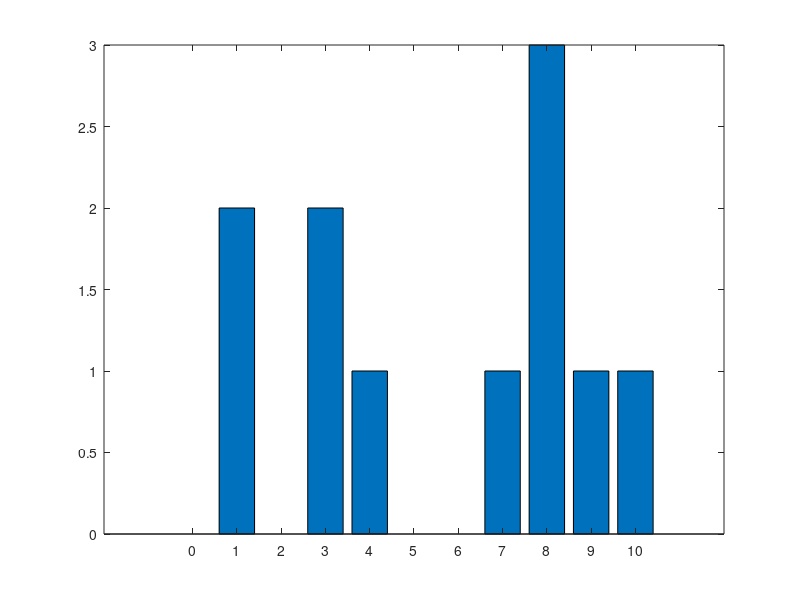

MATLAB code to generate this figure:
%%
r = rand * 10
%if r>5 && 10>r || false
if r>5 && 10>r || false
    disp ('r is bigger than 5')
else
    dis ('r is smaller than 5')
end
%%
r = input('Enter the value of r');
if r>5 && r<10
    disp ('r is bigger than 5 and less than 10')
elseif r>=10
    disp ('r is greater or equal to 5')
else 
    disp ('r is smaller than 5')
end


%%
data = [];
Arr = round(rand(1,100)*100)

for i=1:11
   f = find(Arr == i-1); % find the index
   n_times(i) = length(f) %count the occurences
   data = [data; [(i-1) n_times(i)]]
end

figure;
bar(data(:,1), data(:,2));

%%

v= [0 0 0 0 0 0 0 0]; %method 1
x=0
for j=1:(length(v)/2)
    x=x+2
    v(x)= 1
end

v= [0 0 0 0 0 0 0 0]; %method 2
for i=1:length(v)
    if mod(i,2)==0
        v(i)=1
    end
end
    
v= [0 0 0 0 0 0 0 0]; %method 3
for i=2:2:length(v)
    v(i)=1;
end

v= [0 0 0 0 0 0 0 0]; %method 4
v(2:2:end)=1

%%
Arr2 = ones(2,3)
for i = 1:size(Arr2,1)
    for j=1:size(Arr2, 2)
        Arr2(j,i) = j+1
    end
end

%figure;plot(ginput(3)) % g prefix -> guided for GUI
